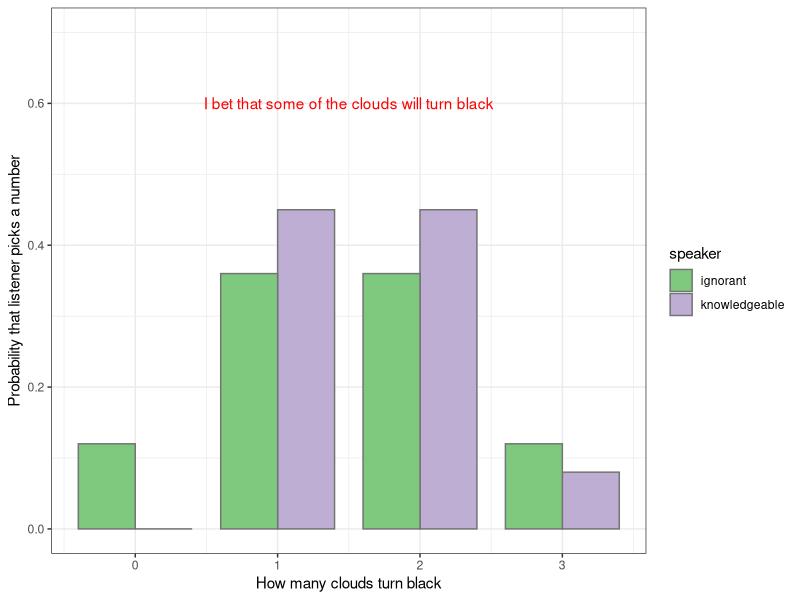
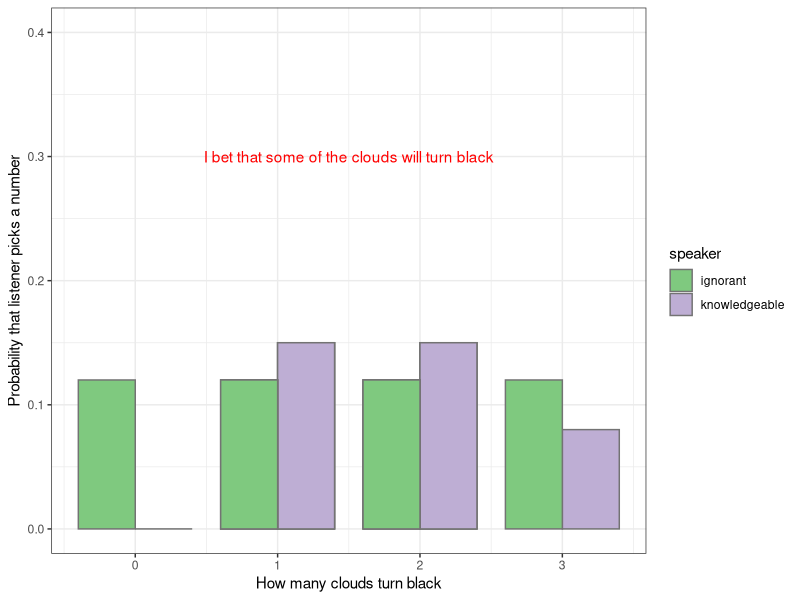
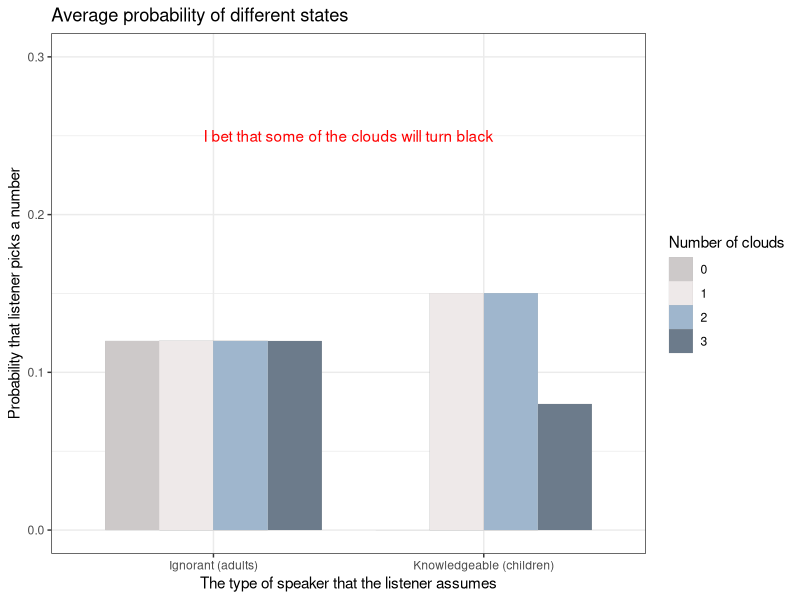

Here is the R script that generated these plots, in order: (Note: this script raises an error after producing the figures.)
library(purrr)
library(rlang)
library(ggplot2)

# number of objects that behave in a particular manner
# I put the name "Constant" at the end, because this value should not be modified
allStateNumbersConst <- c(0,1,2,3)

# the names of a all (four) utterances
utteranceNames <- c("some","all","one","two","notall","none")
# corresponding utterance truth functions.
# utterances as boolean functions of stateNumber
# f(stateNumber) -> boolean
utteranceFunctions <- list(
  some <- function(stateNumber){stateNumber > 0},
  all <- function(stateNumber) {stateNumber == 3},
  one <- function(stateNumber){stateNumber == 1},
  two <- function(stateNumber){stateNumber == 2},
  notall <- function(stateNumber){stateNumber != 3},
  none <- function(stateNumber){stateNumber == 0}
)
# f(stateNumber) -> 0/1
utteranceFunctions01 <- list(
  some <- function(stateNumber){ifelse(stateNumber > 0, 1, 0)},
  all <- function(stateNumber) {ifelse(stateNumber == 3, 1, 0)},
  one <- function(stateNumber){ifelse(stateNumber == 1, 1, 0)},
  two <- function(stateNumber){ifelse(stateNumber == 2, 1, 0)},
  notall <- function(stateNumber){ifelse(stateNumber != 3, 1, 0)},
  none <- function(stateNumber){ifelse(stateNumber == 0, 1, 0)}
)

# From this, create a truth value matrix. 
# Rows: states (i.e. vectorOfallStatesConstant values) 
# Columns: utterances 
truthValuesForAllUtterancesForAllStateNumsConst <- array( 
  c(
    lapply(allStateNumbersConst, utteranceFunctions[[1]]),
    lapply(allStateNumbersConst, utteranceFunctions[[2]]),
    lapply(allStateNumbersConst, utteranceFunctions[[3]]),
    lapply(allStateNumbersConst, utteranceFunctions[[4]]), 
    lapply(allStateNumbersConst, utteranceFunctions[[5]]), 
    lapply(allStateNumbersConst, utteranceFunctions[[6]])), 
  dim = c(4,6))
colnames(truthValuesForAllUtterancesForAllStateNumsConst) = c("some","all","one","two","notall","none")
rownames(truthValuesForAllUtterancesForAllStateNumsConst) = c("zero","one","two","three")
## and with 0 and 1 s also.
truthValuesForAllUtterancesForAllStateNumsConst01 <- array( 
  c(
    lapply(allStateNumbersConst, utteranceFunctions01[[1]]),
    lapply(allStateNumbersConst, utteranceFunctions01[[2]]),
    lapply(allStateNumbersConst, utteranceFunctions01[[3]]),
    lapply(allStateNumbersConst, utteranceFunctions01[[4]]),
    lapply(allStateNumbersConst, utteranceFunctions01[[5]]),
    lapply(allStateNumbersConst, utteranceFunctions01[[6]])), 
  dim = c(4,6))
colnames(truthValuesForAllUtterancesForAllStateNumsConst01) = c("some","all","one","two","notall","none")
rownames(truthValuesForAllUtterancesForAllStateNumsConst01) = c("zero","one","two","three")

# returns a uniform prob. mass over a list (e.g. a set of states)
getUniformPrior <- function(states){
  return(rep(1/length(states), length(states)))
}

allStatesConst = matrix(
c(c(FALSE,FALSE,FALSE),
  c(FALSE,FALSE,TRUE),
  c(FALSE,TRUE,FALSE),
  c(FALSE,TRUE,TRUE),
  c(TRUE,FALSE,FALSE),
  c(TRUE,FALSE,TRUE),
  c(TRUE,TRUE,FALSE),
  c(TRUE,TRUE,TRUE)),
nrow = 8,
ncol = 3,
byrow = TRUE)
allStateNamesConst <- c("fff","fft","ftf","ftt","tff","tft","ttf","ttt")
rownames(allStatesConst) = allStateNamesConst



#
allNumIndividualStatesConst <- apply(allStatesConst, 1, sum)

# determines the number of true values.
getNumStatesTrue <- function(states) {
  sum(states)
}

# From this, create a truth value matrix. 
# Rows: states (i.e. vectorOfallStatesConstant values) 
# Columns: utterances 
truthValuesForAllUtterancesForAllStatesConst <- array( 
  c(
    lapply(allNumIndividualStatesConst, utteranceFunctions[[1]]),
    lapply(allNumIndividualStatesConst, utteranceFunctions[[2]]),
    lapply(allNumIndividualStatesConst, utteranceFunctions[[3]]),
    lapply(allNumIndividualStatesConst, utteranceFunctions[[4]]),
    lapply(allNumIndividualStatesConst, utteranceFunctions[[5]]),
    lapply(allNumIndividualStatesConst, utteranceFunctions[[6]])), 
  dim = c(8,6))
colnames(truthValuesForAllUtterancesForAllStatesConst) = c("some","all","one","two","notall","none")
rownames(truthValuesForAllUtterancesForAllStatesConst) = allStateNamesConst

## and with 0 and 1 s also.
truthValuesForAllUtterancesForAllStatesConst01 <- array( 
  c(
    lapply(allNumIndividualStatesConst, utteranceFunctions01[[1]]),
    lapply(allNumIndividualStatesConst, utteranceFunctions01[[2]]),
    lapply(allNumIndividualStatesConst, utteranceFunctions01[[3]]),
    lapply(allNumIndividualStatesConst, utteranceFunctions01[[4]]),
    lapply(allNumIndividualStatesConst, utteranceFunctions01[[5]]),
    lapply(allNumIndividualStatesConst, utteranceFunctions01[[6]])), 
  dim = c(8,6))
colnames(truthValuesForAllUtterancesForAllStatesConst01) = c("some","all","one","two","notall","none")
rownames(truthValuesForAllUtterancesForAllStatesConst01) = allStateNamesConst


# setting the "states Prior" as a global variable to the uniform prior (over all states).
stateIndividualPriorConst <- getUniformPrior(allNumIndividualStatesConst)

stateNumPriorConst <- getUniformPrior(allStateNumbersConst)

# returns log likelihoods for all possible states given an utterance
literalListenerIndividualStates <- function(uttIndex){
  truthValues <- unlist(truthValuesForAllUtterancesForAllStatesConst01[,uttIndex])+1e-100
  posterior <- truthValues * stateIndividualPriorConst
  posterior <- posterior/sum(posterior) 
  return(log(posterior))
}

literalListenerMatrixConst <- array(
  c(
    literalListenerIndividualStates(1),
    literalListenerIndividualStates(2),
    literalListenerIndividualStates(3),
    literalListenerIndividualStates(4),
    literalListenerIndividualStates(5),
    literalListenerIndividualStates(6)),
    dim = c(8,6)
  )
colnames(literalListenerMatrixConst) = c("some","all","one","two","notall","none")
rownames(literalListenerMatrixConst) = allStateNamesConst
    
# returns log likelihoods for all possible states given an utterance
literalListenerNumStates <- function(uttIndex){
  truthValues <- unlist(truthValuesForAllUtterancesForAllStateNumsConst01[,uttIndex])+1e-100
  posterior <- truthValues * stateNumPriorConst
  posterior <- posterior/sum(posterior) 
  return(log(posterior))
}

alphaConst <- 1

getAllStatesTF <- function(stateTF, accessTF) {
  apply(allStatesConst)
}


speaker <- function(stateTF, accessTF) {
  # first get the constallations that are possible given the access and the state of the three objects
  accessIndices <- which(accessTF, TRUE)
  relevantStateValues <- stateTF[accessIndices]
  relevantStates <- as.matrix(allStatesConst[,accessIndices])
  applicableRows <- which(apply(relevantStates, 1, identical, relevantStateValues),TRUE)
  # the state that the speaker believes may apply
  applicableStates <- allStatesConst[applicableRows,]
  
  # uniform over the applicable states.
  P_o_as <- rep(1/length(applicableRows), length(applicableRows))
  # now we calculate the weighted sum... 
  Lik_w_oa <-  exp(alphaConst * literalListenerMatrixConst[applicableRows, ])
  if(!is.matrix(Lik_w_oa)) {
    Lik_w_oa <- t(as.matrix(Lik_w_oa))
  }
  P_w_oa <- t(apply(Lik_w_oa, 1, function(a){return(a/sum(a))}))
  return(P_o_as %*% P_w_oa)
}

# # TEST Speaker function...: 
# stateTF <- c(TRUE, TRUE, FALSE)
# accessTF <- c(TRUE, TRUE, FALSE)

listener <- function(utteranceIndex, accessTF) {
  statePriors <- rep(1/nrow(allStatesConst), nrow(allStatesConst))
  statePosteriors <- as.matrix(rep(0, nrow(allStatesConst)))
  rownames(statePosteriors) <- allStateNamesConst
  for(i in c(1:nrow(allStatesConst))) {
    statePosteriors[i] <- speaker(allStatesConst[i,],accessTF)[utteranceIndex]
  }
  return(statePosteriors / sum(statePosteriors))
}

# Quantifiers 1 "some",2 "all",3 "one", 4 "two",5 "notall",6 "none"

# # TEST Listener function...: 
# stateTF <- c(TRUE, TRUE, FALSE)
#accessTF <- c(FALSE, FALSE, FALSE)

accessTF <- c(TRUE, TRUE, TRUE)
round(listener(1, accessTF),2)

states <- c(0,1,2,3)
probability <- c(0, 0.45, 0.45, 0.08)

kn_speaker <- as.data.frame(cbind(states, probability))
kn_speaker$speaker <- "knowledgeable"

accessTF <- c(FALSE, FALSE, FALSE)
round(listener(1, accessTF),2)

probability <- c(0.12, 0.36, 0.36, 0.12)
ign_speaker <- as.data.frame(cbind(states, probability))
ign_speaker$speaker <- "ignorant"

output <- rbind(kn_speaker, ign_speaker)

ggplot(output, aes(x = states, y = probability, fill = speaker)) +
  geom_bar(stat = "identity", color="grey45", width = 0.8, position=position_dodge()) +
  ylim (0,0.7) +
#  labs(title = "I bet that some of the clouds will turn black") +
  annotate(geom="text", x=1.5, y=.6, label="I bet that some of the clouds will turn black",
           color="red") +
  scale_fill_brewer(palette="Accent") +
  xlab("How many clouds turn black") +
  ylab("Probability that listener picks a number") +
  theme_bw()

#### Plot average probability. Quantifier 'some' #####

accessTF <- c(TRUE, TRUE, TRUE)
result <- as.data.frame(round(listener(1, accessTF),2))
result$number <- c(0, 1, 1, 2, 1, 2, 2, 3)
result$speaker <- "knowledgeable"
colnames(result) <- c("probability", "number", "speaker")

accessTF <- c(FALSE, FALSE, FALSE)
result2 <- as.data.frame(round(listener(1, accessTF),2))
result2$number <- c(0, 1, 1, 2, 1, 2, 2, 3)
result2$speaker <- "ignorant"
colnames(result2) <- c("probability", "number", "speaker")

output2 <- rbind(result, result2)

ggplot(output2, aes(x = number, y = probability, fill = speaker)) +
  geom_bar(stat = "identity", color="grey45", width = 0.8, position=position_dodge()) +
  ylim (0,0.4) +
  #  labs(title = "I bet that some of the clouds will turn black") +
  annotate(geom="text", x=1.5, y=.3, label="I bet that some of the clouds will turn black",
           color="red") +
  scale_fill_brewer(palette="Accent") +
  xlab("How many clouds turn black") +
  ylab("Probability that listener picks a number") +
  theme_bw()

#### Plot average probability, restructure x axis Quantifier 'some' #####

ggplot(output2, aes(x = speaker, y = probability, fill = as.factor(number))) +
  geom_bar(stat = "identity", color = "grey", size=0.05,width = 0.8, position=position_dodge()) +
  ylim (0,0.3) +
  scale_x_discrete(limits = c("ignorant", "knowledgeable"),
                   labels = c("Ignorant (adults)", "Knowledgeable (children)")) +
  labs(title = "Average probability of different states") +
  annotate(geom="text", x=1.5, y=.25, label="I bet that some of the clouds will turn black",
           color="red") +
  scale_fill_manual(values=c("snow3", "snow2","slategray3","slategray4"), name = "Number of clouds")  +
  xlab("The type of speaker that the listener assumes") +
  ylab("Probability that listener picks a number") +
  theme_bw() +
  ggsave("barplot_by_speaker.pdf", width = 5.5, height = 4, units = "in")
